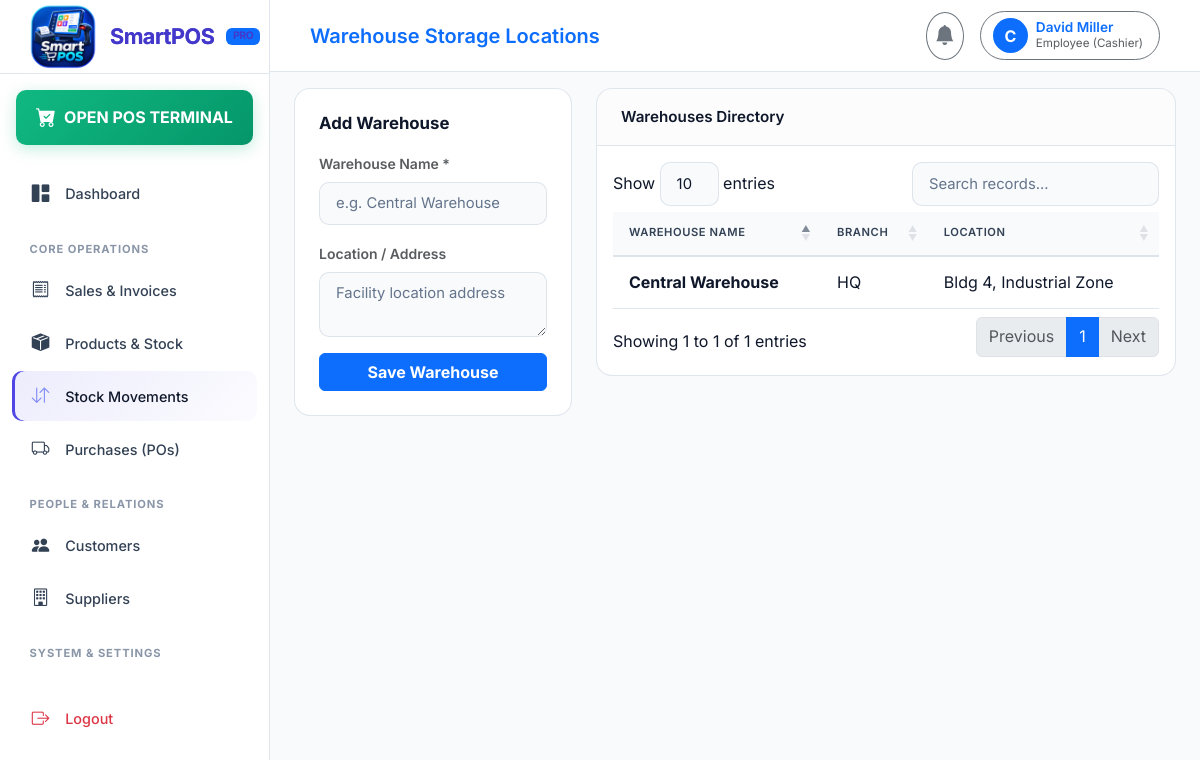
/inventory/warehouses/ (signed in), run on the app's committed database.
### authentication/models.py (models this page shows, shortened)
class User(AbstractUser):
    ROLE_SUPER_ADMIN = 'SUPER_ADMIN'
    ROLE_ADMIN = 'ADMIN'
    ROLE_EMPLOYEE = 'EMPLOYEE'
    ROLE_CUSTOMER = 'CUSTOMER'
    ROLE_CHOICES = [
        (ROLE_SUPER_ADMIN, 'Super Admin'),
        (ROLE_ADMIN, 'Admin (Business Owner)'),
        (ROLE_EMPLOYEE, 'Employee (Cashier)'),
        (ROLE_CUSTOMER, 'Customer'),
    ]
    role = models.CharField(max_length=20, choices=ROLE_CHOICES, default=ROLE_EMPLOYEE)
    business = models.ForeignKey(Business, on_delete=models.CASCADE, null=True, blank=True, related_name='users')
    branch = models.ForeignKey('branches.Branch', on_delete=models.SET_NULL, null=True, blank=True, related_name='users')
    phone = models.CharField(max_length=30, blank=True, null=True)
    profile_picture = models.ImageField(upload_to='profile_pics/', null=True, blank=True)
    status = models.BooleanField(default=True)
    created_at = models.DateTimeField(auto_now_add=True)
    updated_at = models.DateTimeField(auto_now=True)
    def is_super_admin(self):
        return self.role == self.ROLE_SUPER_ADMIN or self.is_superuser
    def is_admin(self):
        return self.role in [self.ROLE_ADMIN, self.ROLE_SUPER_ADMIN] or self.is_superuser
    def get_business(self):
        if not self.business:
            b = Business.objects.first()
            if not b:
                b = Business.objects.create(name="SmartPOS Store")
            self.business = b
            self.save(update_fields=['business'])
        return self.business

### inventory/models.py (models this page shows, shortened)
class Warehouse(models.Model):
    business = models.ForeignKey('authentication.Business', on_delete=models.CASCADE, related_name='warehouses')
    branch = models.ForeignKey('branches.Branch', on_delete=models.SET_NULL, null=True, blank=True, related_name='warehouses')
    name = models.CharField(max_length=150)
    location = models.TextField(blank=True, null=True)
    status = models.BooleanField(default=True)
    created_at = models.DateTimeField(auto_now_add=True)
    updated_at = models.DateTimeField(auto_now=True)

### inventory/views.py (the view, shortened to what this page needs)
# urls.py: path('warehouses/', views.warehouses_list, name='warehouses_list'),
@login_required
def warehouses_list(request):
    business = request.user.get_business()
    warehouses = Warehouse.objects.filter(business=business)
    return render(request, 'inventory/warehouses.html', {'warehouses': warehouses})

### templates/inventory/warehouses.html (shortened to what this page needs)
{% extends 'base.html' %}
{% block header_title %}Warehouse Storage Locations{% endblock %}
{% block content %}
<div class="row g-4">
    <div class="col-md-4">
        <div class="card card-custom p-4">
            <h5 class="fw-bold text-light mb-3">Add Warehouse</h5>
            <form method="post">
                <div class="mb-3">
                    <label class="form-label text-muted small fw-semibold">Warehouse Name *</label>
                    <input type="text" name="name" class="form-control" placeholder="e.g. Central Warehouse" required>
                </div>
                <div class="mb-3">
                    <label class="form-label text-muted small fw-semibold">Location / Address</label>
                    <textarea name="location" class="form-control" rows="2" placeholder="Facility location address"></textarea>
                </div>
                <button type="submit" class="btn btn-primary w-100 fw-bold">Save Warehouse</button>
            </form>
        </div>
    </div>
    <div class="col-md-8">
        <div class="card card-custom">
            <div class="card-header">
                <span>Warehouses Directory</span>
            </div>
            <div class="table-responsive p-3">
                <table class="table table-custom datatable align-middle">
                    <thead>
                        <tr>
                            <th>Warehouse Name</th>
                            <th>Branch</th>
                            <th>Location</th>
                        </tr>
                    </thead>
                    <tbody>
                        {% for w in warehouses %}
                        <tr>
                            <td class="fw-bold text-light">{{ w.name }}</td>
                            <td>{{ w.branch.name|default:"HQ" }}</td>
                            <td>{{ w.location|default:"-" }}</td>
                        </tr>
                        {% empty %}
                        <tr>
                            <td colspan="3" class="text-center text-muted py-4">No warehouses created yet.</td>
                        </tr>
                        {% endfor %}
                    </tbody>
                </table>
            </div>
        </div>
    </div>
</div>
{% endblock %}

### templates/base.html (shortened to what this page needs)
{% load static %}
<!DOCTYPE html>
<html lang="en">
<head>
    <link href="https://cdn.jsdelivr.net/npm/bootstrap@5.3.2/dist/css/bootstrap.min.css" rel="stylesheet">
    <link rel="stylesheet" href="https://cdn.jsdelivr.net/npm/bootstrap-icons@1.11.2/font/bootstrap-icons.min.css">
    <link rel="stylesheet" href="https://cdn.datatables.net/1.13.7/css/dataTables.bootstrap5.min.css">
    <link rel="stylesheet" href="{% static 'css/style.css' %}">
</head>
<body>
    <aside id="sidebar">
        <div class="sidebar-brand">
            <img
                src="{% static 'images/favicon.png' %}"
                alt="SmartPOS Logo"
                class="sidebar-brand-icon"
            >
            <span>SmartPOS</span>
            <span class="badge bg-primary text-uppercase" style="font-size: 0.65rem;">
                Pro
            </span>
        </div>
        <div class="p-3 pb-0">
            <a href="{% url 'pos_terminal' %}" class="nav-link pos-btn text-center justify-content-center py-2 rounded-3">
                <i class="bi bi-cart-check-fill fs-5 me-2"></i>
                <span class="fw-bold">OPEN POS TERMINAL</span>
            </a>
        </div>
        <ul class="sidebar-nav mt-3">
            <li class="nav-item">
                <a href="{% url 'dashboard' %}" class="nav-link {% if request.resolver_match.url_name == 'dashboard' %}active{% endif %}">
                    <i class="bi bi-grid-1x2-fill"></i>
                    <span>Dashboard</span>
                </a>
            </li>
            <li class="nav-label">Core Operations</li>
            <li class="nav-item">
                <a href="{% url 'sales_list' %}" class="nav-link {% if 'sales' in request.path %}active{% endif %}">
                    <i class="bi bi-receipt"></i>
                    <span>Sales & Invoices</span>
                </a>
            </li>
            <li class="nav-item">
                <a href="{% url 'products_list' %}" class="nav-link {% if 'products' in request.path %}active{% endif %}">
                    <i class="bi bi-box-seam-fill"></i>
                    <span>Products & Stock</span>
                </a>
            </li>
            <li class="nav-item">
                <a href="{% url 'inventory_list' %}" class="nav-link {% if 'inventory' in request.path %}active{% endif %}">
                    <i class="bi bi-arrow-down-up"></i>
                    <span>Stock Movements</span>
                </a>
            </li>
            <li class="nav-item">
                <a href="{% url 'purchases_list' %}" class="nav-link {% if 'purchases' in request.path %}active{% endif %}">
                    <i class="bi bi-truck"></i>
                    <span>Purchases (POs)</span>
                </a>
            </li>
            <li class="nav-label">People & Relations</li>
            <li class="nav-item">
                <a href="{% url 'customers_list' %}" class="nav-link {% if 'customers' in request.path %}active{% endif %}">
                    <i class="bi bi-people-fill"></i>
                    <span>Customers</span>
                </a>
            </li>
            <li class="nav-item">
                <a href="{% url 'suppliers_list' %}" class="nav-link {% if 'suppliers' in request.path %}active{% endif %}">
                    <i class="bi bi-building"></i>
                    <span>Suppliers</span>
                </a>
            </li>
            <li class="nav-label">System & Settings</li>
            <li class="nav-item mt-4 mb-5">
                <a href="{% url 'logout' %}" class="nav-link text-danger">
                    <i class="bi bi-box-arrow-right"></i>
                    <span>Logout</span>
                </a>
            </li>
        </ul>
    </aside>
    <div id="main-content">
        <header class="top-navbar">
            <div class="d-flex align-items-center gap-3">
                <div class="fw-semibold text-primary fs-5">
                    {% block header_title %}{{ current_business.name|default:"SmartPOS Enterprise" }}{% endblock %}
                </div>
            </div>
            <div class="d-flex align-items-center gap-3">
                <div class="dropdown">
                    <button class="btn btn-outline-secondary position-relative rounded-circle p-2" type="button" data-bs-toggle="dropdown">
                        <i class="bi bi-bell-fill fs-5"></i>
                    </button>
                </div>
                <div class="dropdown">
                    <button class="btn btn-outline-secondary d-flex align-items-center gap-2 rounded-pill pe-3" type="button" data-bs-toggle="dropdown">
                        <div class="bg-primary text-white rounded-circle d-flex align-items-center justify-content-center fw-bold" style="width: 35px; height: 35px;">
                            {{ user.username|slice:":1"|upper }}
                        </div>
                        <div class="text-start d-none d-sm-block">
                            <div class="fw-semibold text-primary" style="font-size: 0.85rem; line-height: 1.2;">{{ user.get_full_name|default:user.username }}</div>
                            <div class="text-muted" style="font-size: 0.725rem;">{{ user.get_role_display }}</div>
                        </div>
                    </button>
                </div>
            </div>
        </header>
        <div class="container-fluid pt-3 px-4">
        </div>
        <main class="container-fluid px-4 pb-5 flex-grow-1">
            {% block content %}{% endblock %}
        </main>
    </div>
</body>
</html>

### data on the page
User: username "C", get_full_name "David Miller", role "Employee (Cashier)"
Warehouse: name "Central Warehouse", branch.name "HQ", location "Bldg 4, Industrial Zone"
